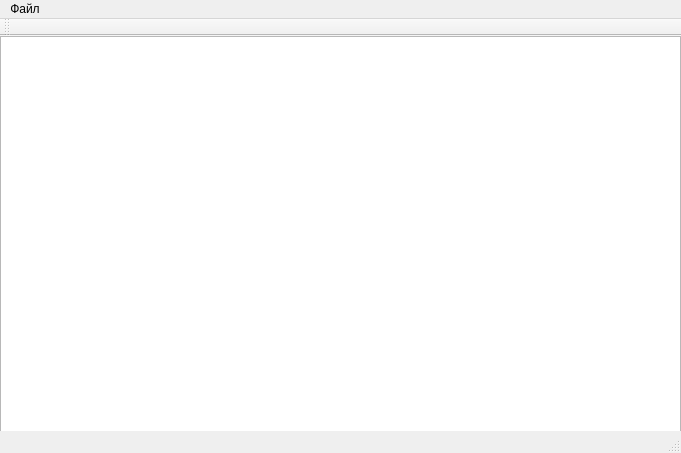
<?xml version="1.0" encoding="UTF-8"?>
<ui version="4.0">
 <class>MainWindow</class>
 <widget class="QMainWindow" name="MainWindow">
  <property name="geometry">
   <rect>
    <x>0</x>
    <y>0</y>
    <width>681</width>
    <height>453</height>
   </rect>
  </property>
  <property name="windowTitle">
   <string>MainWindow</string>
  </property>
  <widget class="QWidget" name="centralWidget">
   <widget class="QTextEdit" name="textSpace">
    <property name="geometry">
     <rect>
      <x>0</x>
      <y>0</y>
      <width>681</width>
      <height>401</height>
     </rect>
    </property>
    <property name="font">
     <font>
      <pointsize>10</pointsize>
     </font>
    </property>
   </widget>
  </widget>
  <widget class="QMenuBar" name="menuBar">
   <property name="geometry">
    <rect>
     <x>0</x>
     <y>0</y>
     <width>681</width>
     <height>21</height>
    </rect>
   </property>
   <widget class="QMenu" name="menu">
    <property name="title">
     <string>Файл</string>
    </property>
    <addaction name="openAction"/>
    <addaction name="saveAction"/>
    <addaction name="separator"/>
    <addaction name="exitAction"/>
   </widget>
   <addaction name="menu"/>
  </widget>
  <widget class="QToolBar" name="mainToolBar">
   <attribute name="toolBarArea">
    <enum>TopToolBarArea</enum>
   </attribute>
   <attribute name="toolBarBreak">
    <bool>false</bool>
   </attribute>
  </widget>
  <widget class="QStatusBar" name="statusBar"/>
  <action name="openAction">
   <property name="text">
    <string>Открыть</string>
   </property>
  </action>
  <action name="saveAction">
   <property name="text">
    <string>Сохранить</string>
   </property>
  </action>
  <action name="exitAction">
   <property name="text">
    <string>Выход</string>
   </property>
  </action>
  <action name="saveAsAction">
   <property name="text">
    <string>Сохранить как...</string>
   </property>
  </action>
 </widget>
 <layoutdefault spacing="6" margin="11"/>
 <resources/>
 <connections/>
</ui>
